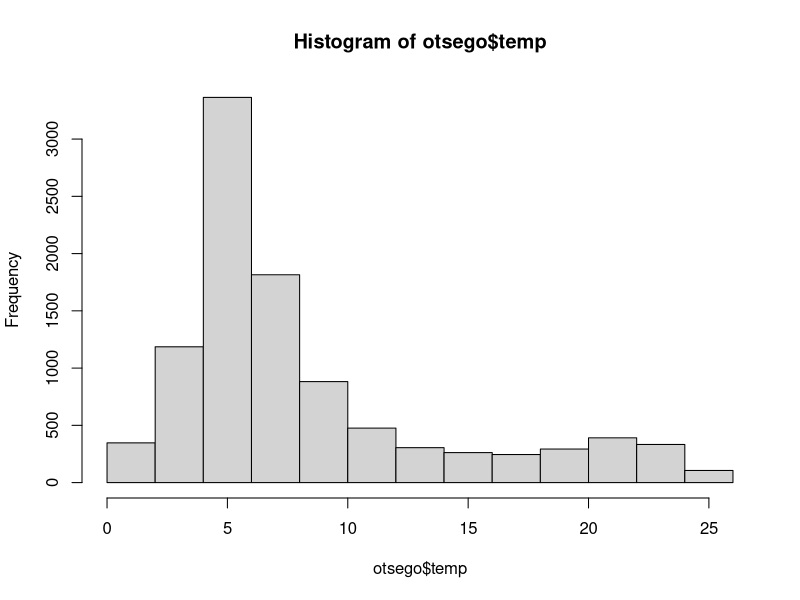
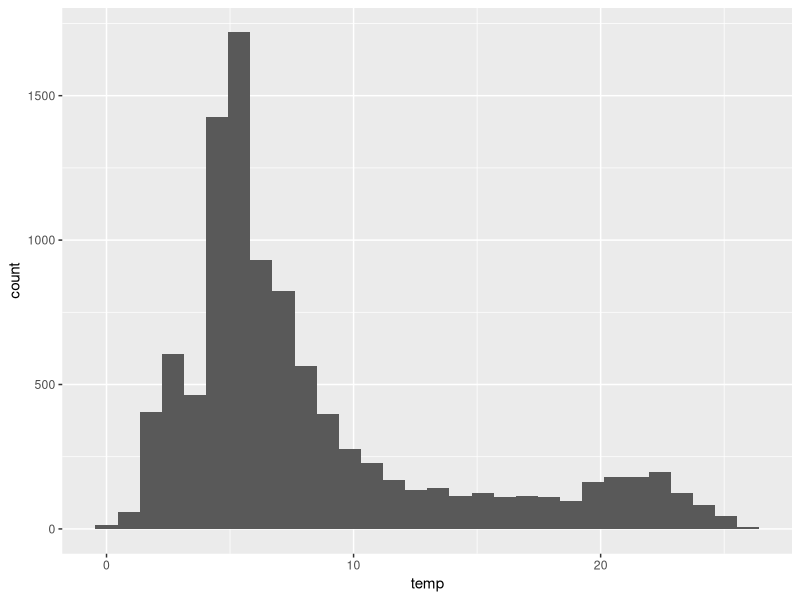
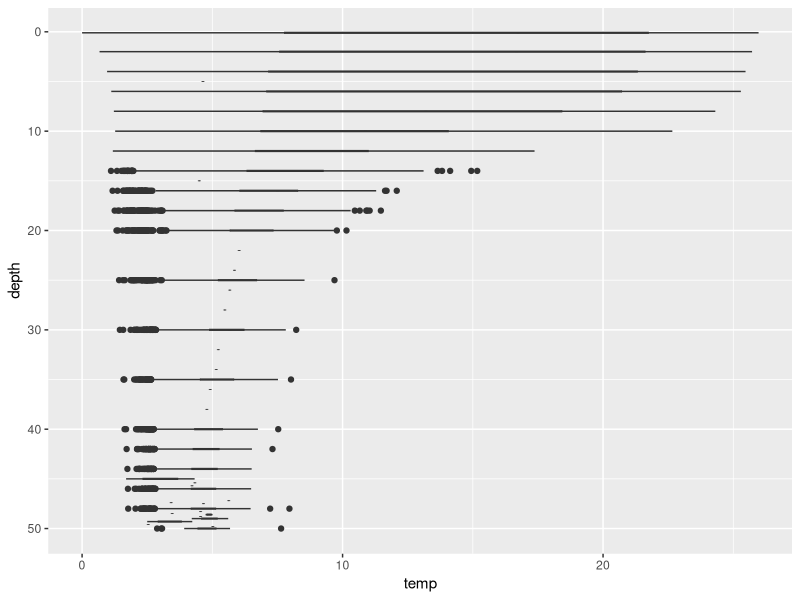
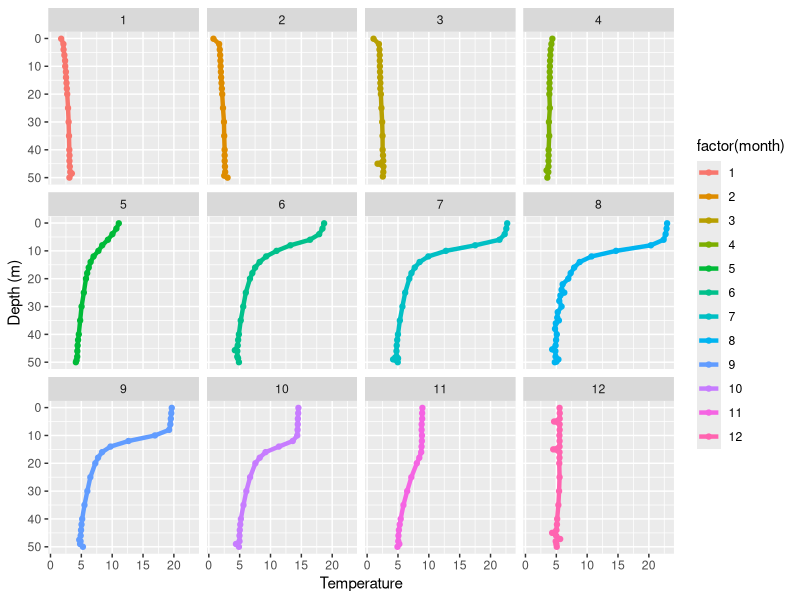

Write R code to recreate these figures, in order.
# Data read ----


# Data manipulation ----

# Data summaries ----

# Better data manipulation ----

# The Otsego data ----

# . Library ----
library (tidyverse)
# . Data read ----
otsego <- read.csv(file="data/physical.csv", header = TRUE)

glimpse(otsego)

# . Visual Data Checks ----
hist(otsego$temp)

ggplot(data = otsego, aes(x = temp)) +
  geom_histogram()

# Boxplot of temp by depth
ggplot(data = otsego, aes(x = depth, y = temp, group = depth)) +
  geom_boxplot() +
  coord_flip() +
  scale_x_reverse()

#Data summary plots
#Scatterplot

#Summarize our data
plotter <- otsego %>% 
  group_by(depth, month) %>% 
  summarize(avg = mean(temp),
            lwr = quantile(temp, 0.025),
            upr = quantile(temp, 0.975))

ggplot(data = plotter, aes(x = depth, y = avg,
                           color = factor(month)))+
  geom_line(linewidth = 1.5) +
  geom_point() +
  coord_flip() +
  scale_x_reverse() +
  facet_wrap(~month) +
  ylab("Temperature") +
  xlab("Depth (m)")
 
